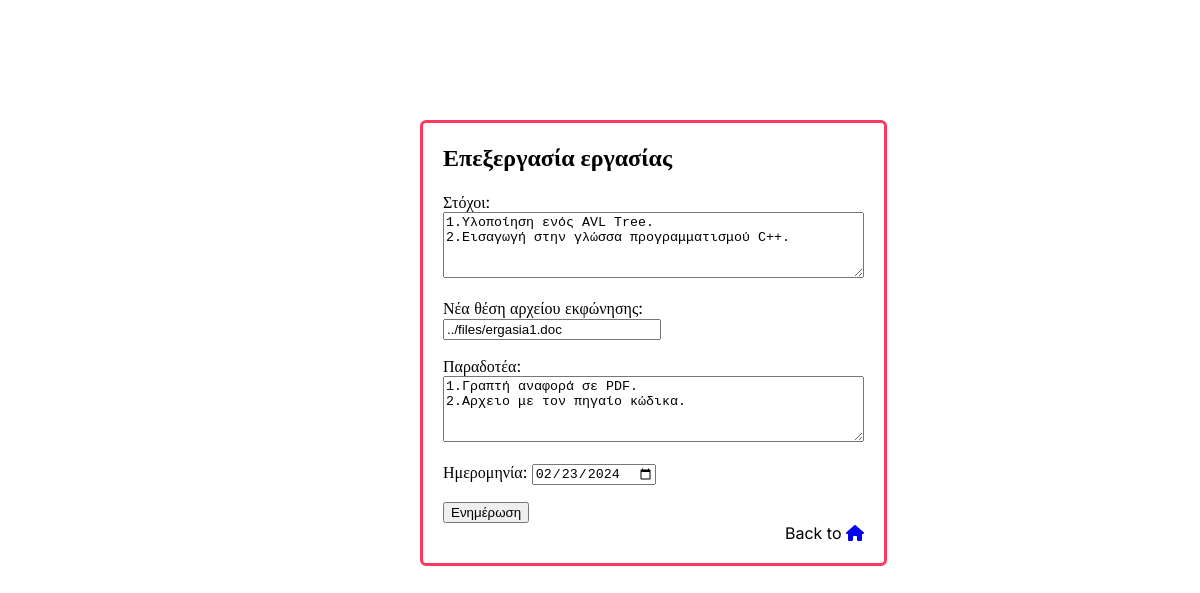
The page /public/editHomework.php?id=1 (signed in) on the database as committed earlier.
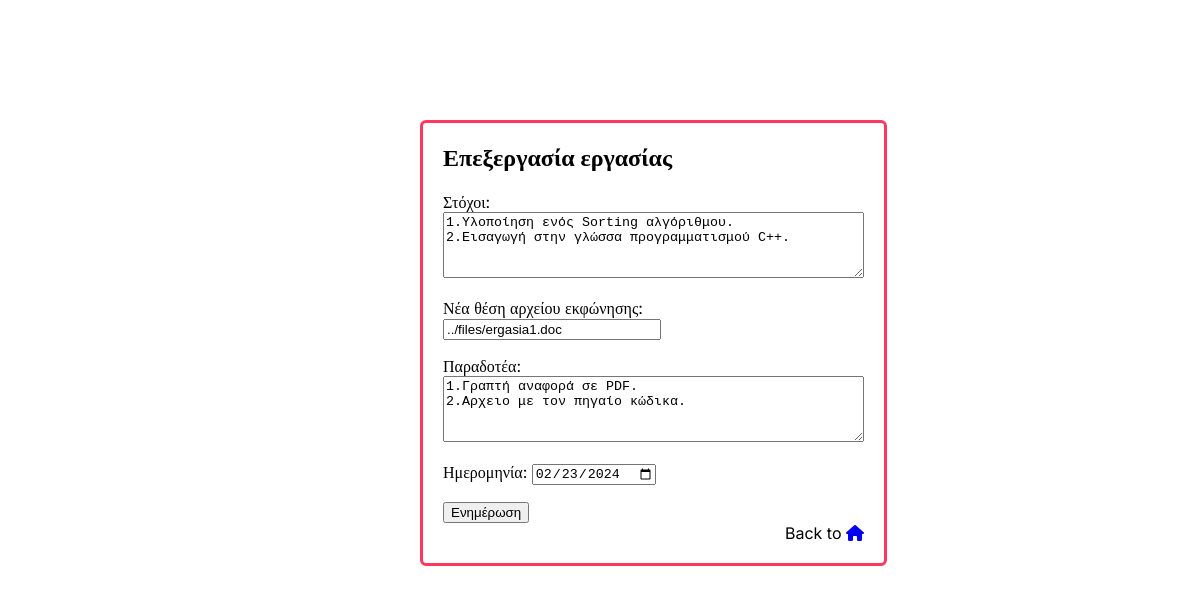
The same page on the database as committed later.
### tables this page shows
CREATE TABLE `homeworks` (
  `id` int(11) NOT NULL,
  `targets` text NOT NULL,
  `file_name` varchar(255) NOT NULL,
  `files_needed` text NOT NULL,
  `deadline` date NOT NULL
);

### public/editHomework.php (the view, shortened to what this page needs)
<!DOCTYPE html>
<html lang="el">
    <head>
        <link rel="stylesheet" type="text/css" media="screen"
            href="../css/style.css"/>
        <link href="../assets/fontawesome/css/fontawesome.css" rel="stylesheet">
        <link href="../assets/fontawesome/css/brands.css" rel="stylesheet">
        <link href="../assets/fontawesome/css/solid.css" rel="stylesheet">
    </head>
    <body>
        <main class="edit-page">
            <form method="post">
                <h2>Επεξεργασία εργασίας</h2>
                <?php
                    $db = require "../src/connectToDataBase.php";
                    $query = "SELECT targets, file_name, files_needed,
                        deadline FROM homeworks WHERE id = ".$_GET['id'].";";
                    $result = $db->query($query);
                    $row = mysqli_fetch_row($result);
                    echo'
                        <p>
                            Στόχοι: <br>
                            <textarea id="targets" name="targets" rows="4"
                                cols="50" required>'.$row[0].'
                            </textarea>
                        </pr>
                        <p>
                            Νέα θέση αρχείου εκφώνησης:
                            <input id="file-name" type="text" name="file-name"
                                style="width: 210px;"
                                placeholder="files/<όνομα_αρχείου>.<επέκταση>"
                                value='.$row[1].' required>
                        </p>
                        <p>
                            Παραδοτέα: <br>
                            <textarea id="file-submissions"
                                name="file-submissions" rows="4" cols="50"
                                required>'.$row[2].'
                            </textarea>
                        </p>
                        <p>
                            Ημερομηνία:
                            <input id="date" type="date" name="date"
                                value='.$row[3].' required>
                        </p>
                    ';
                ?>
                <button>Ενημέρωση</button>
            </form>
            <div class="top-link">
                Back to
                <a href="./introduction.php">
                    <i class="fa-solid fa-house"></i>
                </a>
            </div>
        </main>
    </body>
</html>

Rows that differ between the two databases and show on the page:
changed homeworks "../files/ergasia1.doc": targets "1.Υλοποίηση ενός AVL Tree. 2.Εισαγωγή στην γλώσσα προγραμματισμού C++." → "1.Υλοποίηση ενός Sorting αλγόριθμου. 2.Εισαγωγή στην γλώσσα προγραμματισμού C++."
